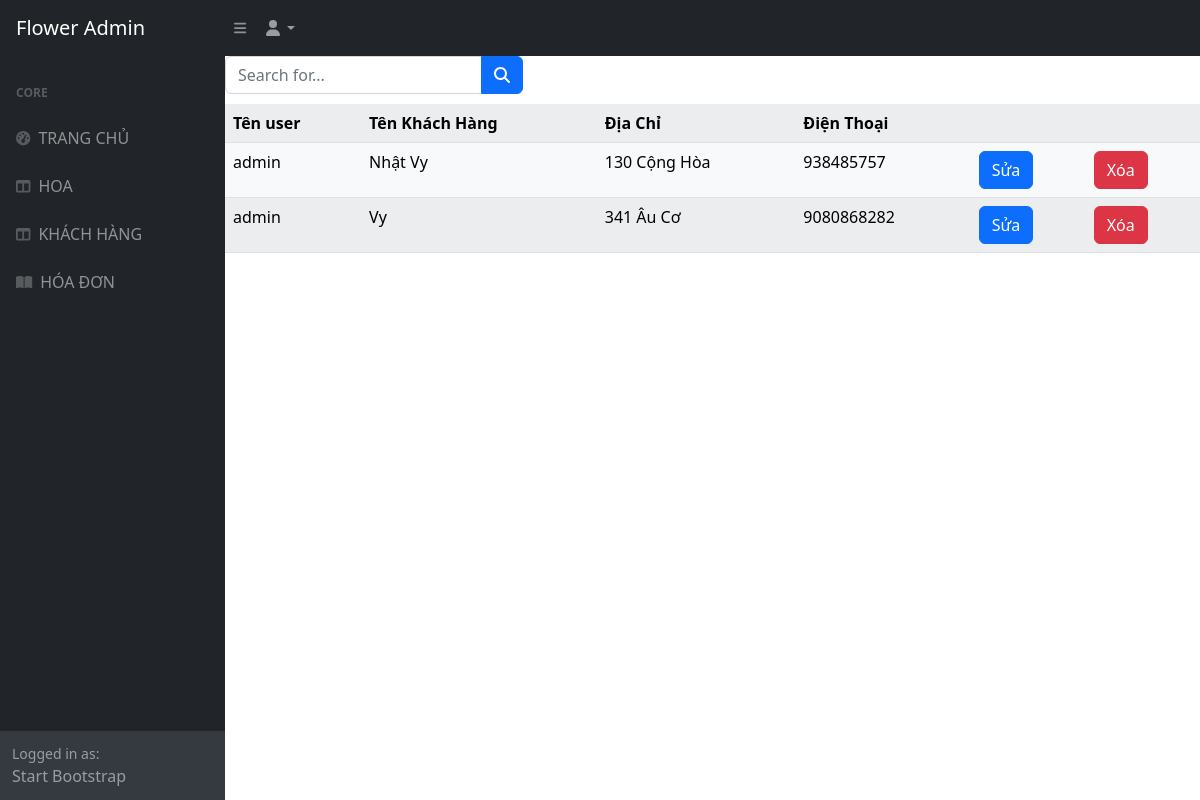
Page /khachhang_list/ on the committed database.
### home/models.py (models this page shows, shortened)
class KhachHang(models.Model):
    user = models.ForeignKey(User, on_delete=models.CASCADE)
    TenKH = models.CharField(max_length=200)
    DiaChi = models.CharField(max_length=400)
    DienThoai = models.IntegerField(default=0)

### home/views.py (the view)
# urls.py: path('khachhang_list/', views.khachhang_list, name='khachhang_list'),
def khachhang_list(request):
    item_khachhang = KhachHang.objects.all()
    return render(request, 'QuanLy/khachhang_list.html',{'item_khachhang':item_khachhang})

### home/templates/QuanLy/khachhang_list.html (shortened to what this page needs)
{% extends "pages/layout_QL.html" %}
{% block content %}
{%load static %}
<div id="layoutSidenav_content">
<main>
<form class="d-none d-md-inline-block form-inline ms-auto me-0 me-md-3 my-2 my-md-0" method="post" action="index.php?act=khachhang" style="margin-top: 10px;">
                <div class="input-group">
                    <input class="form-control" type="text" name="keyword" placeholder="Search for..." aria-label="Search for..." aria-describedby="btnNavbarSearch" />
                    <button class="btn btn-primary" id="btnNavbarSearch" type="submit"><i class="fas fa-search" name="timkiem"></i></button>
                </div>
</form>
<br>
<table class="table table-light table-striped" style="margin-top: 10px;">
           <th>Tên user</th>
           <th>Tên Khách Hàng</th>
           <th>Địa Chỉ</th>
           <th>Điện Thoại</th>
           <th></th>
           <th></th>
        {% for item in item_khachhang %}
        <tr>
            <td>{{item.user}}</td>
            <td>{{item.TenKH}}</td>
            <td>{{item.DiaChi}}</td>
            <td>{{item.DienThoai}}</td>
            <td><a href="{% url 'khachhang_update' id=item.id %}" class="btn btn-primary">Sửa</a> </td>
            <td> <a href="{% url 'khachhang_delete' id=item.id %}" class="btn btn-danger">Xóa</a></td>
        </tr>
        {% endfor %}
    </table>
</main>
</div>
{% endblock %}

### rows in the picture
KhachHang: user "admin", TenKH "Nhật Vy", DiaChi "130 Cộng Hòa", DienThoai "938485757"
KhachHang: user "admin", TenKH "Vy", DiaChi "341 Âu Cơ", DienThoai "9080868282"
